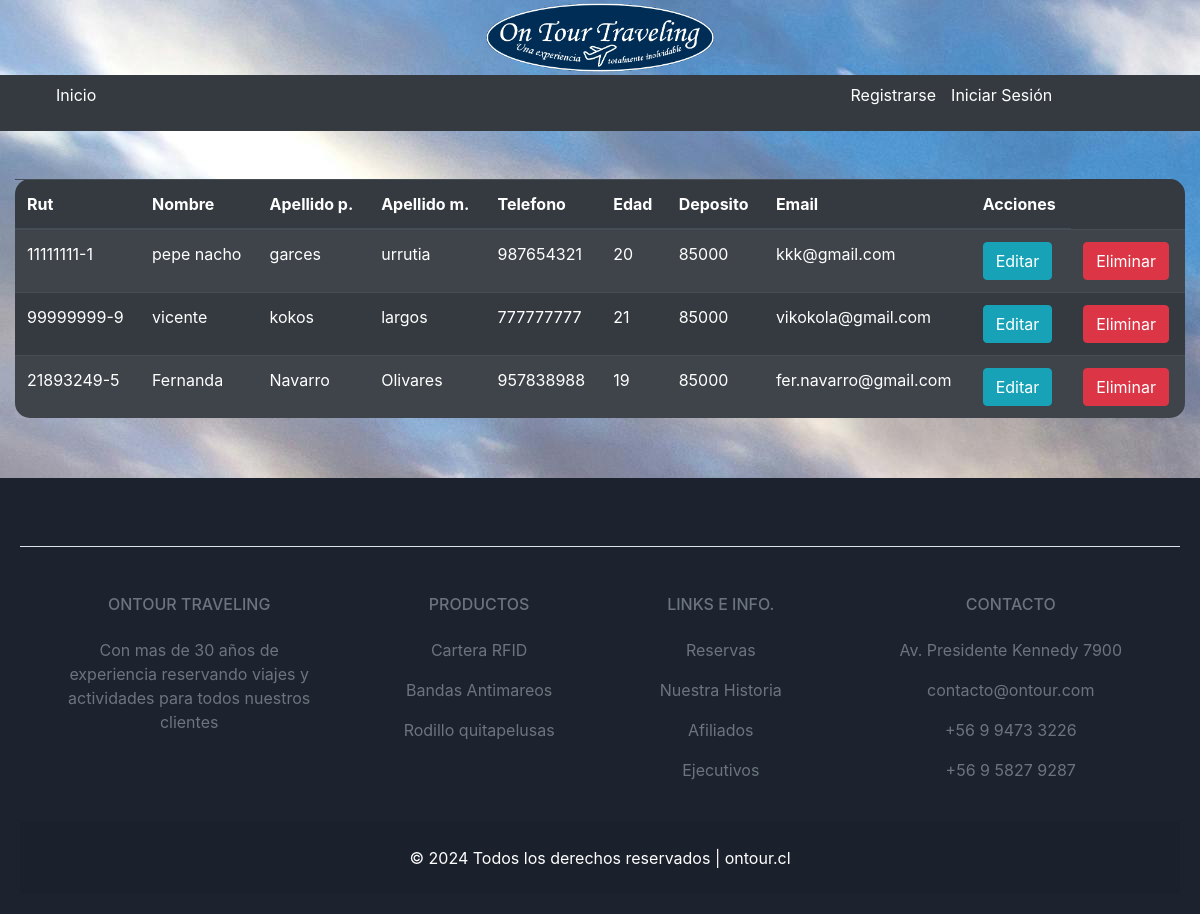
/reserva, run on an earlier commit of the app's database.
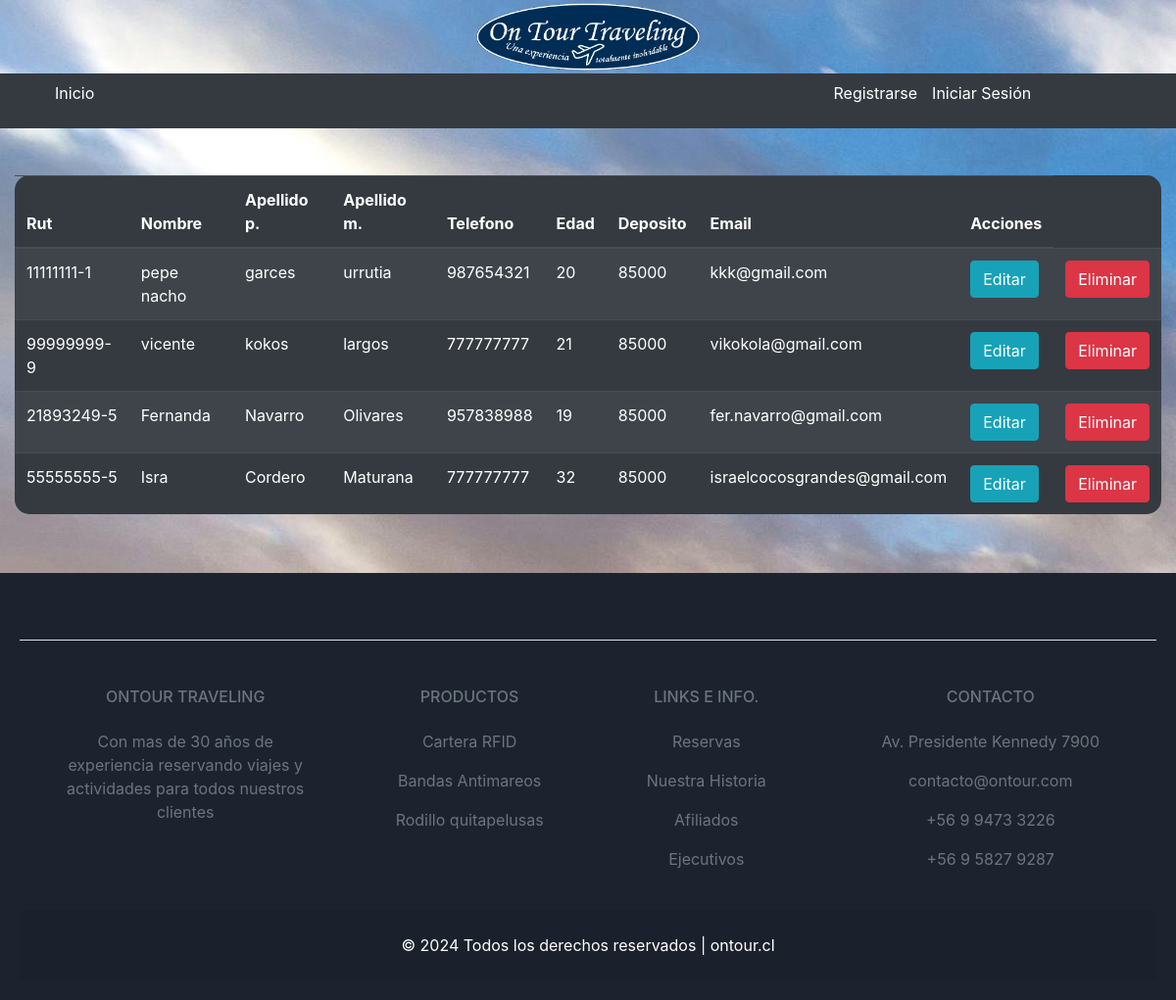
And on a later commit of the database.
### otb/models.py (models this page shows)
class Cliente(models.Model):
    rut     = models.CharField(primary_key=True, max_length=10)
    nombre  = models.CharField(max_length=30)
    aPaterno = models.CharField(max_length=30)
    aMaterno = models.CharField(max_length=30)
    fono      = models.IntegerField()
    edad     = models.IntegerField()
    deposito = models.IntegerField()
    email    = models.EmailField(unique=True, max_length=100, blank=True, null=True)

### otb/views.py (the view)
# urls.py: path('reserva', views.reserva, name='reserva'),
def reserva(request):
    cliente=Cliente.objects.raw('SELECT * FROM otb_cliente')
    context={"cliente":cliente}
    return render(request, 'otb/reserva.html', context)

### otb/templates/otb/reserva.html
{% extends "otb/base.html" %}
{% block content %}
<br>
<br>
      <table class="table table1 table-striped table-dark">
        <thead>
          <tr>
            <th scope="col">Rut</th>
            <th scope="col">Nombre</th>
            <th scope="col">Apellido p.</th>
            <th scope="col">Apellido m.</th>
            <th scope="col">Telefono</th>
            <th scope="col">Edad</th>
            <th scope="col">Deposito</th>
            <th scope="col">Email</th>
            <th scope="col">Acciones</th>
          </tr>
        </thead>
        <tbody>
          {% for cliente1 in cliente %}
            <tr>
              <td>{{cliente1.rut}}</td>
              <td>{{cliente1.nombre}}</td>
              <td>{{cliente1.aPaterno}}</td>
              <td>{{cliente1.aMaterno}}</td>
              <td>{{cliente1.fono }}</td>
              <td>{{cliente1.edad}}</td>
              <td>{{cliente1.deposito}}</td>
              <td>{{cliente1.email}}</td>
              <td><a href="edit1/{{cliente1.rut}}" class="btn btn-info">Editar</a></td>
              <td><a href="delete/{{cliente1.rut}}" class="btn btn-danger btnEliminacion">Eliminar</a></td>
              </tr>
          {% endfor %}
        </tbody>
      </table>
      <br>
      {% endblock content %}

### otb/templates/otb/base.html (shortened to what this page needs)
{% load static %}
<!DOCTYPE html>
<html lang="en">
<head>
    <link rel="stylesheet" href="https://cdn.jsdelivr.net/npm/bootstrap@4.6.2/dist/css/bootstrap.min.css">
    <link rel="stylesheet" href="{% static 'css/style.css' %}">
</head>
<body class="op">
    <div class="head">
    <img class="center" src="static/img/logoOnTour.png" alt="">
    </div>
    <nav class="navbar navbar-expand-lg navbar-dark bg-dark">
        <ul class="sesion">
            <li>
                <a href="{% url "index" %}">Inicio</a>
            </li>
        </ul>
        <ul class="sesion2">
            {% if user.is_authenticated%}
            <li>
                <a href="{% url "signout" %}">Cerrar sesión</a>
            </li>
            <li>
                <a href="{% url "cliente" %}">Registrar Cliente</a>
            </li>
            <li>
                <a href="{% url "reserva" %}">Reservas</a>
            </li>
            {% else %}
            <li>
                <a href="{% url "signin" %}">Iniciar Sesión</a>
            </li>
            <li>
                <a href="{% url "registro" %}">Registrarse</a>
            </li>
            {% endif %}
        </ul>
      </nav>
    <div class="container ">
        {% block content %}
        {% endblock %}
    </div>
<footer class="text-center text-lg-start bg-body-tertiary text-muted">
    <section class="d-flex justify-content-center justify-content-lg-between p-4 border-bottom">
    </section>
    <section class="">
      <div class="container text-center text-md-start mt-5">
        <div class="row mt-3">
          <div class="col-md-3 col-lg-4 col-xl-3 mx-auto mb-4">
            <h6 class="text-uppercase fw-bold mb-4">
              OnTour Traveling
            </h6>
            <p>
              Con mas de 30 años de experiencia reservando viajes y actividades para todos nuestros clientes
            </p>
          </div>
          <div class="col-md-2 col-lg-2 col-xl-2 mx-auto mb-4">
            <h6 class="text-uppercase fw-bold mb-4">
              Productos
            </h6>
            <p>
              <a href="#!" class="text-reset">Cartera RFID</a>
            </p>
            <p>
              <a href="#!" class="text-reset">Bandas Antimareos</a>
            </p>
            <p>
              <a href="#!" class="text-reset">Rodillo quitapelusas</a>
            </p>
          </div>
          <div class="col-md-3 col-lg-2 col-xl-2 mx-auto mb-4">
            <h6 class="text-uppercase fw-bold mb-4">
              Links e Info.
            </h6>
            <p>
              <a href="#!" class="text-reset">Reservas</a>
            </p>
            <p>
              <a href="#!" class="text-reset">Nuestra Historia</a>
            </p>
            <p>
              <a href="#!" class="text-reset">Afiliados</a>
            </p>
            <p>
              <a href="#!" class="text-reset">Ejecutivos</a>
            </p>
          </div>
          <div class="col-md-4 col-lg-3 col-xl-3 mx-auto mb-md-0 mb-4">
            <h6 class="text-uppercase fw-bold mb-4">Contacto</h6>
            <p> Av. Presidente Kennedy 7900</p>
            <p>
              contacto@ontour.com
            </p>
            <p> +56 9 9473 3226</p>
            <p> +56 9 5827 9287</p>
          </div>
        </div>
      </div>
    </section>
    <div class="text-center p-4" style="background-color: rgba(0, 0, 0, 0.05); color: white;">
      © 2024 Todos los derechos reservados
      <a class="text-reset fw-bold" href="{% url 'index' %}">|  ontour.cl</a>
    </div>
  </footer>
</body>
</html>

### otb/static/css/style.css (style rules this page uses)
.center { display: block; margin: auto; width: 20%; }
body { background: rgb(4, 48, 85, 10.5); color: rgb(4, 48, 85, 10.5); }
.container { max-width: 1200px; }
nav { background-color: #141d2c; display: flex; justify-content: space-between; }
.sesion { list-style: none; width: 60%; display: flex; align-items: center; }
.sesion2 { list-style: none; width: 30%; display: flex; flex-direction: row-reverse; align-items: center; }
ul li a { color: white; text-decoration: none; margin-right: 15px; }
footer { background-color: #1c232e; padding: 20px; text-align: center; margin-top: 20px; }
th,td { color: white; }
.table1 { border-radius: 15px; }

### otb/templates/otb/base.html (style rules this page uses)
body { background-image: url('static/img/fondo.jpg'); }

What changed in the data, as far as the page shows it:
added Cliente: rut "55555555-5", nombre "Isra", aPaterno "Cordero", aMaterno "Maturana", fono "777777777", edad "32", deposito "85000", email "israelcocosgrandes@gmail.com"
